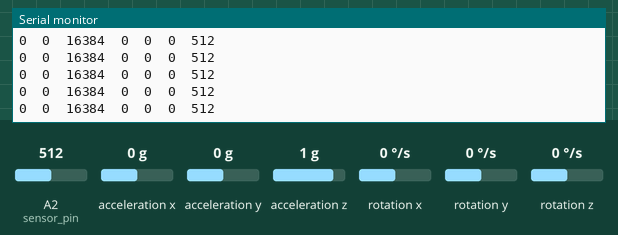
The sketch below on a simulated Arduino Uno, built with avr-gcc and run on an emulated ATmega328P. Shown: the last lines printed to the serial monitor. The test bench sets the inputs (shaded band); at power-on: acceleration z 1 g, A2 (sensor_pin) = 512, acceleration x 0 g, acceleration y 0 g, rotation x 0 °/s, rotation y 0 °/s, rotation z 0 °/s.

Above: at 1.2 s.
1.3 s: acceleration z set to 0 g
At 2.4 s:
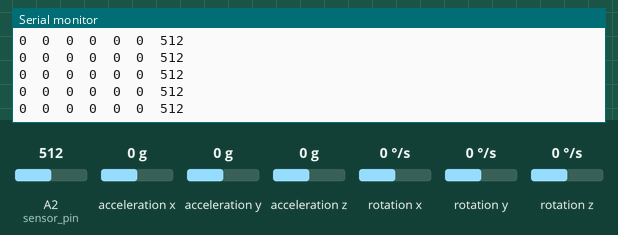
4.3 s: acceleration z set to -1.4 g
At 5.1 s:
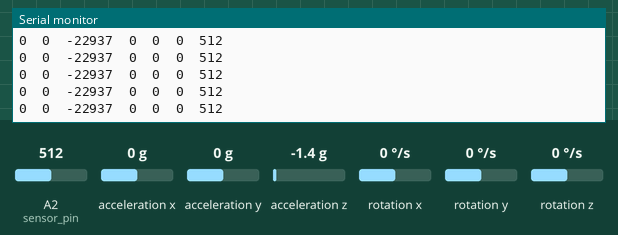
7.3 s: A2 (sensor_pin) set to 390
At 8.0 s:
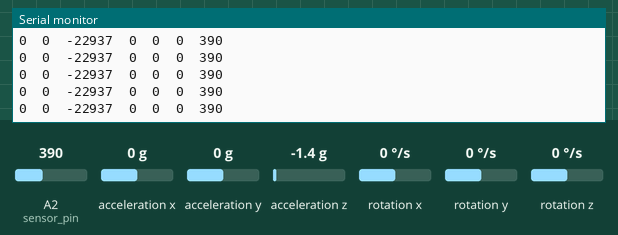
8.8 s: acceleration x set to -1.4 g
At 9.4 s:
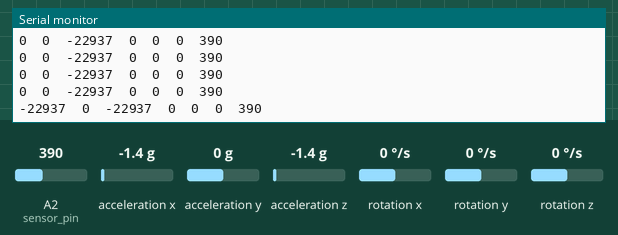
10.3 s: A2 (sensor_pin) set to 410
At 11.3 s:
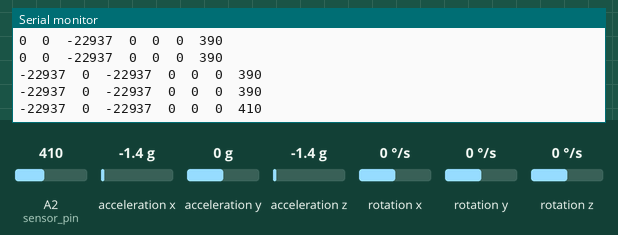
11.8 s: acceleration y set to -1.4 g
At 12.3 s:
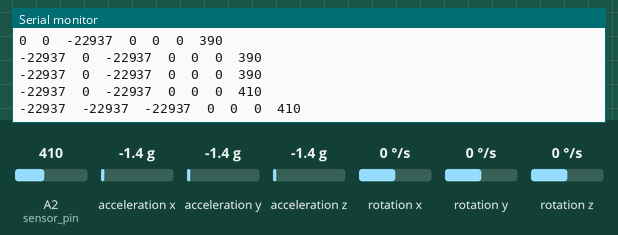
Timing chart, 0 to 14.3 s (numbered marks = the images above; inputs shaded):
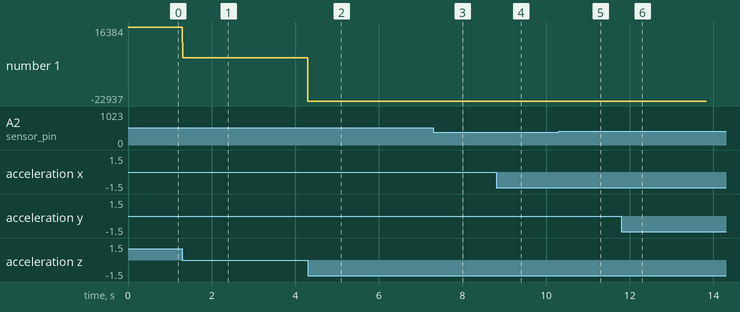

Measured:
- after the input at 1.3 s, the serial monitor: prints a new line at once (image 1)
- after the input at 4.3 s, the serial monitor: prints a new line at once (image 2)
- after the input at 7.3 s, the serial monitor: prints a new line at once (image 3)
- after the input at 8.8 s, the serial monitor: prints a new line at once (image 4)
- after the input at 10.3 s, the serial monitor: prints a new line after 0.51 s (image 5)
- after the input at 11.8 s, the serial monitor: prints a new line at once (image 6)
- plotted number 1: 0 → -22937 after the input at 4.3 s

The sketch:

earthquake_and_landslide_Hack_on_hills.ino
```cpp
#include "I2Cdev.h"
#include "MPU6050.h"


#if I2CDEV_IMPLEMENTATION == I2CDEV_ARDUINO_WIRE
    #include "Wire.h"
#endif
float a,b,c,d,e,f;

MPU6050 accelgyro;
//MPU6050 accelgyro(0x69); // <-- use for AD0 high

int16_t ax, ay, az;
int16_t gx, gy, gz;


#define OUTPUT_READABLE_ACCELGYRO


int sensor_pin = 2;

int output_value;


void setup() {


   Serial.begin(115200);

   #if I2CDEV_IMPLEMENTATION == I2CDEV_ARDUINO_WIRE
        Wire.begin();
    #elif I2CDEV_IMPLEMENTATION == I2CDEV_BUILTIN_FASTWIRE
        Fastwire::setup(400, true);
    #endif

    Serial.println("Initializing I2C devices...");
    accelgyro.initialize();

    // verify connection
    Serial.println("Testing device connections...");
    Serial.println(accelgyro.testConnection() ? "MPU6050 connection successful" : "MPU6050 connection failed");


   Serial.println("Reading From the Sensor ...");

   }


void loop() {

   accelgyro.getMotion6(&ax, &ay, &az, &gx, &gy, &gz);

    // these methods (and a few others) are also available
    //accelgyro.getAcceleration(&ax, &ay, &az);
    //accelgyro.getRotation(&gx, &gy, &gz);

    #ifdef OUTPUT_READABLE_ACCELGYRO
        // display tab-separated accel/gyro x/y/z values
//        Serial.print("a/g:\t");
        Serial.print(ax); Serial.print("\t");
        Serial.print(ay); Serial.print("\t");
        Serial.print(az); Serial.print("\t");
        Serial.print(gx); Serial.print("\t");
        Serial.print(gy); Serial.print("\t");
        Serial.print(gz); Serial.print("\t");
    #endif
a=ax;
b=ay;
c=az;
d=gx;
e=gy;
f=gz;
    output_value = analogRead(sensor_pin);

    Serial.println(output_value);
   if(a>2500 || a<-2500 || b>2500 || b<-2500)     //landslide
    {
      digitalWrite(13, 1);
      delay(1000);
    }
    if(d>400 || d<-400 || e>150 || e<-150 ||f>150||f<-150) //Earthquake
    {
       digitalWrite(12, 1);
       delay(1000);
    }
     digitalWrite(12, 0);
    digitalWrite(13, 0);
//    delay (1);

   }
```
